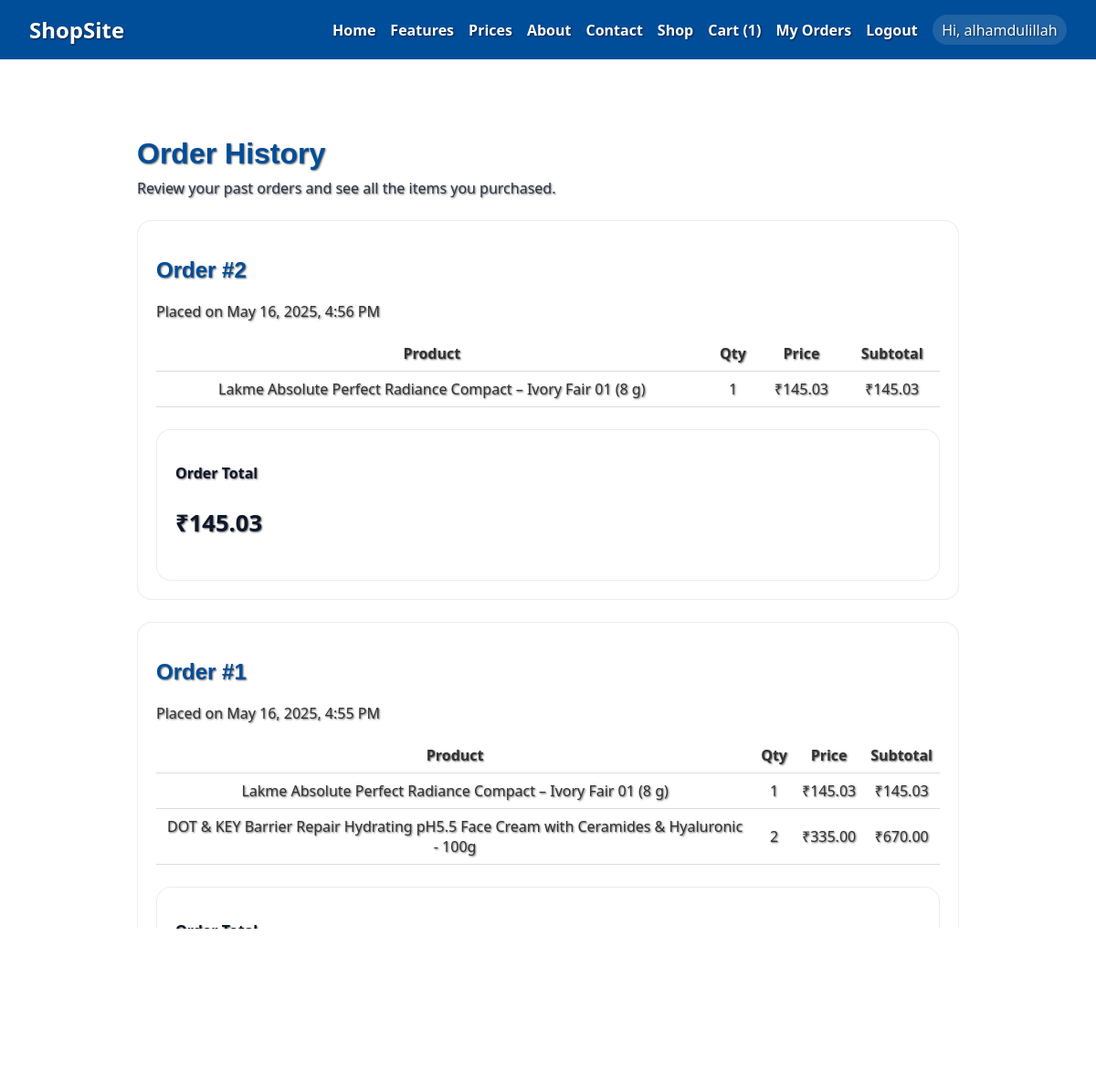
The app's page /order-history/ (signed in) with its own data.
### core/models.py (models this page shows, shortened)
class Order(models.Model):
    user = models.ForeignKey(User, on_delete=models.CASCADE)
    created_at = models.DateTimeField(auto_now_add=True)
    @property
    def total(self):
        return sum(
            (item.product.discount_price or item.product.price) * item.quantity
            for item in self.orderitem_set.select_related('product')
        )

class OrderItem(models.Model):
    order = models.ForeignKey(Order, on_delete=models.CASCADE)
    product = models.ForeignKey(Product, on_delete=models.CASCADE)
    quantity = models.PositiveIntegerField()

class Product(models.Model):
    name = models.CharField(max_length=100)
    price = models.DecimalField(max_digits=8, decimal_places=2)
    discount_price = models.DecimalField(max_digits=8, decimal_places=2, null=True, blank=True)
    image_url = models.URLField(blank=True)
    category = models.CharField(max_length=20, choices=CATEGORY_CHOICES, default='electronics')

### core/views.py (the view)
# urls.py: path('order-history/', views.order_history, name='order_history'),
@login_required
def order_history(request):
    orders = Order.objects.filter(user=request.user).order_by('-created_at').prefetch_related('orderitem_set__product')
    return render(
        request,
        'core/order_history.html',
        {
            'orders': orders,
        }
    )

### core/templatetags/mul.py (called while the page is built)
@register.filter
def mul(value, arg):
    return value * arg

### core/templates/core/order_history.html
{% extends 'core/base.html' %}
{% load mul %}
{% block content %}
  <div class="page-heading">
    <h1>Order History</h1>
    <p>Review your past orders and see all the items you purchased.</p>
  </div>
  {% if orders %}
    <div class="order-history-list">
      {% for order in orders %}
        <div class="order-summary-card">
          <div class="order-header">
            <h2>Order #{{ order.id }}</h2>
            <p>Placed on {{ order.created_at|date:'F j, Y, g:i A' }}</p>
          </div>
          <table class="cart-table order-table">
            <thead>
              <tr>
                <th>Product</th>
                <th>Qty</th>
                <th>Price</th>
                <th>Subtotal</th>
              </tr>
            </thead>
            <tbody>
              {% for item in order.orderitem_set.all %}
                <tr>
                  <td>{{ item.product.name }}</td>
                  <td>{{ item.quantity }}</td>
                  <td>
                    {% if item.product.discount_price %}
                      <span class="old-price">₹{{ item.product.price }}</span>
                      <span class="discount-price">₹{{ item.product.discount_price }}</span>
                    {% else %}
                      ₹{{ item.product.price }}
                    {% endif %}
                  </td>
                  <td>₹{{ item.product.discount_price|default:item.product.price|mul:item.quantity }}</td>
                </tr>
              {% endfor %}
            </tbody>
          </table>
          <div class="cart-summary">
            <p class="summary-label">Order Total</p>
            <p class="summary-value">₹{{ order.total }}</p>
          </div>
        </div>
      {% endfor %}
    </div>
  {% else %}
    <div class="empty-state">
      <p>You have no orders yet. Add items to your cart and place your first order today.</p>
      <a class="btn btn-primary" href="{% url 'shop' %}">Start Shopping</a>
    </div>
  {% endif %}
{% endblock %}

### core/templates/core/base.html (shortened to what this page needs)
{% load static %}
<!DOCTYPE html>
<html lang="en">
<head>
  <link rel="stylesheet" href="{% static 'css/styles.css' %}" />
</head>
<body>
  <nav class="navbar">
    <a href="{% url 'index' %}" class="nav-logo">ShopSite</a>
    <ul class="nav-links">
      <li><a href="{% url 'index' %}">Home</a></li>
      <li><a href="{% url 'features' %}">Features</a></li>
      <li><a href="{% url 'prices' %}">Prices</a></li>
      <li><a href="{% url 'about' %}">About</a></li>
      <li><a href="{% url 'contact' %}">Contact</a></li>
      <li><a href="{% url 'shop' %}">Shop</a></li>
      {% if user.is_authenticated %}
        <li><a href="{% url 'cart' %}">Cart ({{ user.cartitem_set.count }})</a></li>
        <li><a href="{% url 'order_history' %}">My Orders</a></li>
        <li><a href="{% url 'logout' %}">Logout</a></li>
        <li><span class="nav-user">Hi, {{ user.username }}</span></li>
      {% else %}
        <li><a href="{% url 'login' %}">Login</a></li>
        <li><a href="{% url 'register' %}">Register</a></li>
      {% endif %}
    </ul>
  </nav>
  <div class="container">
    {% block content %}
    {% endblock %}
  </div>
</body>
</html>

### core/static/css/styles.css (style rules this page uses)
body { font-family: 'Segoe UI', Tahoma, Geneva, Verdana, sans-serif; margin: 0; padding: 0; background: url('https://png.pngtree.com/background/20230527/original/pngtree-pink-and-white-shopping-bags-picture-image_2770421.jpg') no-repeat center center fixed; background-size: cover; color: #333; min-height: 100vh; text-shadow: 1px 1px 2px rgba(0, 0, 0, 0.6); }
.navbar { background: #004d99; color: white; padding: 1rem 2rem; display: flex; justify-content: space-between; align-items: center; position: relative; }
.nav-logo { font-weight: bold; font-size: 1.5rem; color: white; text-decoration: none; }
.nav-links { list-style: none; display: flex; gap: 1rem; margin: 0; }
.nav-links li { display: inline; }
.nav-links a { color: white; text-decoration: none; font-weight: 600; }
.container { max-width: 900px; margin: 2rem auto; padding: 2rem 3rem; background: none; color: inherit; }
h1, h2 { font-family: 'Poppins', sans-serif; color: #004d99; }
.cart-table { width: 100%; border-collapse: collapse; margin-top: 1rem; }
.cart-table th, .cart-table td { padding: 0.5rem; border-bottom: 1px solid #ddd; text-align: center; }
.page-heading h1 { margin-bottom: 0.5rem; }
.page-heading p { margin-top: 0; color: #2d3748; }
.order-summary-card, .cart-summary { border: 1px solid rgba(15, 23, 42, 0.08); border-radius: 16px; padding: 1.25rem; background: rgba(255, 255, 255, 0.88); margin-top: 1.5rem; }
.summary-label { font-weight: 700; margin-bottom: 0.25rem; color: #0f172a; }
.summary-value { font-size: 1.6rem; font-weight: 800; color: #0f172a; }
.nav-user { color: #f8fafc; padding: 0.35rem 0.65rem; background: rgba(255,255,255,0.12); border-radius: 999px; }

### records on screen
Order: id "2", created_at "May 16, 2025, 4:56 PM", total "145.03"
OrderItem: product.name "Lakme Absolute Perfect Radiance Compact – Ivory Fair 01 (8 g)", quantity "1", product.price "145.03", product.discount_price|mul "145.03"
Order: id "1", created_at "May 16, 2025, 4:55 PM"
OrderItem: product.name "Lakme Absolute Perfect Radiance Compact – Ivory Fair 01 (8 g)", quantity "1", product.price "145.03", product.discount_price|mul "145.03"
OrderItem: product.name "DOT & KEY Barrier Repair Hydrating pH5.5 Face Cream with Ceramides & Hyaluronic - 100g", quantity "2", product.price "335.00", product.discount_price|mul "670.00"

### other values on screen
{{ user.cartitem_set.count }} "1"
{{ user.username }} "alhamdulillah"
